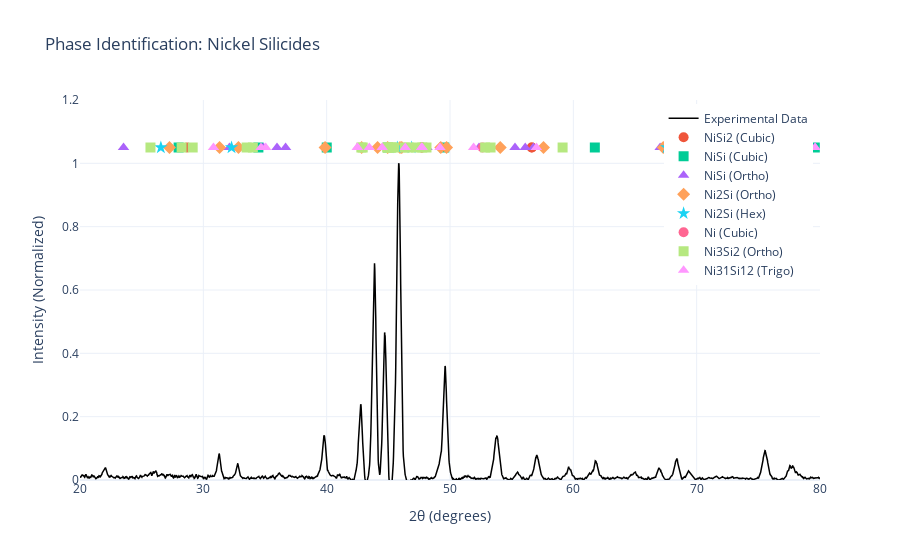

The notebook cell this image was saved under:
### Code cell
fig = go.Figure()

# 1. Plot the Experimental Data (the black line)
fig.add_trace(go.Scatter(
    x=full_processed['Angle'], 
    y=full_processed['intensity_norm'],
    mode='lines',
    name='Experimental Data',
    line=dict(color='black', width=1.5)
))

# 2. Add Reference Markers
# We use different colors/symbols for each phase fetched from the API
symbols = ['circle', 'square', 'triangle-up', 'diamond', 'star']

for i, (phase, ref) in enumerate(all_references.items()):
    # We plot these at a fixed height or relative to your data
    # Here, we plot them at y=1.05 (just above the normalized data)
    fig.add_trace(go.Scatter(
        x=ref['two_theta'],
        y=[1.05] * len(ref['two_theta']), # Align them in a row at the top
        mode='markers',
        name=phase,
        marker=dict(symbol=symbols[i % len(symbols)], size=10),
        hovertemplate=f"<b>{phase}</b><br>2θ: %{{x}}<br>Ref Intensity: %{{text}}%<extra></extra>",
        text=ref['intensity'] # Store relative intensity in hover text
    ))

# 3. Scientific Styling
fig.update_layout(
    yaxis_range=[0, 1.2],
    xaxis_range=[20, 80],
    title="Phase Identification: Nickel Silicides",
    xaxis_title="2θ (degrees)",
    yaxis_title="Intensity (Normalized)",
    template="plotly_white",
    hovermode="x unified",
    legend=dict(yanchor="top", y=0.99, xanchor="right", x=0.99)
)

fig.show()

### Figure 1 — Plotly figure (JSON) as saved in the notebook; plotly's stock layout.template omitted (floating-point values rounded to 4 significant figures; data arrays with more than 128 entries replaced by an {"elided": "..."} marker saying what was removed)
{"data": [{"line": {"color": "black", "width": 1.5}, "mode": "lines", "name": "Experimental Data", "type": "scatter", "x": {"elided": "3001 float values"}, "y": {"elided": "3001 float values"}}, {"hovertemplate": "<b>NiSi2 (Cubic)</b><br>2θ: %{x}<br>Ref Intensity: %{text}%<extra></extra>", "marker": {"size": 10, "symbol": "circle"}, "mode": "markers", "name": "NiSi2 (Cubic)", "text": [100.0, 81.42, 40.71, 26.87, 10.08, 12.43, 6.216, 5.0, 5.0, 5.0, 6.573, 23.0, 9.859], "type": "scatter", "x": [28.68, 47.72, 47.72, 56.63, 56.63, 69.79, 69.79, 77.13, 77.13, 77.13, 88.95, 88.95, 88.95], "y": [1.05, 1.05, 1.05, 1.05, 1.05, 1.05, 1.05, 1.05, 1.05, 1.05, 1.05, 1.05, 1.05]}, {"hovertemplate": "<b>NiSi (Cubic)</b><br>2θ: %{x}<br>Ref Intensity: %{text}%<extra></extra>", "marker": {"size": 10, "symbol": "square"}, "mode": "markers", "name": "NiSi (Cubic)", "text": [20.43, 17.86, 11.03, 100.0, 47.09, 7.178, 9.13, 5.632, 30.32, 6.884, 5.579], "type": "scatter", "x": [28.0, 34.46, 40.01, 44.97, 49.54, 61.74, 69.12, 76.15, 79.58, 86.34, 89.69], "y": [1.05, 1.05, 1.05, 1.05, 1.05, 1.05, 1.05, 1.05, 1.05, 1.05, 1.05]}, {"hovertemplate": "<b>NiSi (Ortho)</b><br>2θ: %{x}<br>Ref Intensity: %{text}%<extra></extra>", "marker": {"size": 10, "symbol": "triangle-up"}, "mode": "markers", "name": "NiSi (Ortho)", "text": [13.27, 75.51, 16.99, 29.18, 21.57, 13.58, 10.54, 73.27, 100.0, 31.35, 27.9, 28.72, 14.66, 17.99, 7.446, 8.199, 14.59, 13.26, 14.7, 14.63, 9.323], "type": "scatter", "x": [23.53, 31.33, 32.11, 34.87, 35.97, 36.67, 44.53, 46.01, 47.58, 48.13, 52.35, 55.27, 56.1, 56.76, 67.04, 75.42, 76.28, 76.38, 79.6, 82.19, 82.68], "y": [1.05, 1.05, 1.05, 1.05, 1.05, 1.05, 1.05, 1.05, 1.05, 1.05, 1.05, 1.05, 1.05, 1.05, 1.05, 1.05, 1.05, 1.05, 1.05, 1.05, 1.05]}, {"hovertemplate": "<b>Ni2Si (Ortho)</b><br>2θ: %{x}<br>Ref Intensity: %{text}%<extra></extra>", "marker": {"size": 10, "symbol": "diamond"}, "mode": "markers", "name": "Ni2Si (Ortho)", "text": [10.16, 7.841, 24.84, 40.21, 29.13, 70.65, 39.42, 100.0, 84.2, 61.62, 24.68, 25.67, 9.681, 13.78, 20.01, 6.544, 17.34, 9.616, 6.863, 17.38, 6.746, 15.12, 8.497, 13.33], "type": "scatter", "x": [27.25, 31.31, 32.85, 39.87, 42.84, 44.13, 44.95, 45.95, 46.09, 49.25, 49.72, 54.07, 57.58, 67.29, 68.87, 69.76, 76.14, 78.8, 79.11, 85.05, 85.42, 88.01, 88.67, 89.95], "y": [1.05, 1.05, 1.05, 1.05, 1.05, 1.05, 1.05, 1.05, 1.05, 1.05, 1.05, 1.05, 1.05, 1.05, 1.05, 1.05, 1.05, 1.05, 1.05, 1.05, 1.05, 1.05, 1.05, 1.05]}, {"hovertemplate": "<b>Ni2Si (Hex)</b><br>2θ: %{x}<br>Ref Intensity: %{text}%<extra></extra>", "marker": {"size": 10, "symbol": "star"}, "mode": "markers", "name": "Ni2Si (Hex)", "text": [5.892, 21.83, 100.0, 93.0, 28.65, 6.339, 18.99, 9.494, 9.417], "type": "scatter", "x": [26.56, 32.29, 45.73, 46.88, 67.57, 77.62, 86.27, 86.27, 87.11], "y": [1.05, 1.05, 1.05, 1.05, 1.05, 1.05, 1.05, 1.05, 1.05]}, {"hovertemplate": "<b>Ni (Cubic)</b><br>2θ: %{x}<br>Ref Intensity: %{text}%<extra></extra>", "marker": {"size": 10, "symbol": "circle"}, "mode": "markers", "name": "Ni (Cubic)", "text": [33.33, 100.0, 61.64, 5.908, 11.82, 17.73], "type": "scatter", "x": [45.15, 45.15, 52.63, 77.65, 77.65, 77.65], "y": [1.05, 1.05, 1.05, 1.05, 1.05, 1.05]}, {"hovertemplate": "<b>Ni3Si2 (Ortho)</b><br>2θ: %{x}<br>Ref Intensity: %{text}%<extra></extra>", "marker": {"size": 10, "symbol": "square"}, "mode": "markers", "name": "Ni3Si2 (Ortho)", "text": [20.06, 6.821, 37.71, 14.95, 16.62, 5.125, 13.01, 6.563, 54.16, 18.81, 8.944, 5.877, 100.0, 79.12, 38.87, 23.28, 8.217, 43.9, 26.83, 15.81, 7.827, 8.009, 5.877, 5.949, 21.06, 5.862, 5.185, 7.318, 5.97, 8.375, 9.006, 7.99], "type": "scatter", "x": [11.03, 25.71, 28.24, 29.14, 33.51, 34.02, 42.81, 42.92, 44.91, 44.96, 45.21, 45.24, 45.48, 46.34, 46.65, 47.24, 47.75, 48.09, 52.85, 53.29, 59.13, 70.33, 72.18, 74.59, 77.59, 78.88, 83.86, 84.02, 85.16, 85.66, 87.04, 87.43], "y": [1.05, 1.05, 1.05, 1.05, 1.05, 1.05, 1.05, 1.05, 1.05, 1.05, 1.05, 1.05, 1.05, 1.05, 1.05, 1.05, 1.05, 1.05, 1.05, 1.05, 1.05, 1.05, 1.05, 1.05, 1.05, 1.05, 1.05, 1.05, 1.05, 1.05, 1.05, 1.05]}, {"hovertemplate": "<b>Ni31Si12 (Trigo)</b><br>2θ: %{x}<br>Ref Intensity: %{text}%<extra></extra>", "marker": {"size": 10, "symbol": "triangle-up"}, "mode": "markers", "name": "Ni31Si12 (Trigo)", "text": [7.588, 9.307, 9.352, 17.52, 8.76, 23.72, 5.554, 100.0, 5.01, 28.63, 57.25, 7.094, 8.554, 5.12, 9.328, 5.487, 7.009, 7.801], "type": "scatter", "x": [30.82, 34.68, 35.06, 42.49, 42.49, 43.45, 44.5, 46.37, 47.69, 47.73, 47.73, 49.19, 51.91, 57.01, 68.74, 78.68, 79.61, 87.97], "y": [1.05, 1.05, 1.05, 1.05, 1.05, 1.05, 1.05, 1.05, 1.05, 1.05, 1.05, 1.05, 1.05, 1.05, 1.05, 1.05, 1.05, 1.05]}], "layout": {"hovermode": "x unified", "legend": {"x": 0.99, "xanchor": "right", "y": 0.99, "yanchor": "top"}, "title": {"text": "Phase Identification: Nickel Silicides"}, "xaxis": {"range": [20, 80], "title": {"text": "2θ (degrees)"}}, "yaxis": {"range": [0, 1.2], "title": {"text": "Intensity (Normalized)"}}}}
